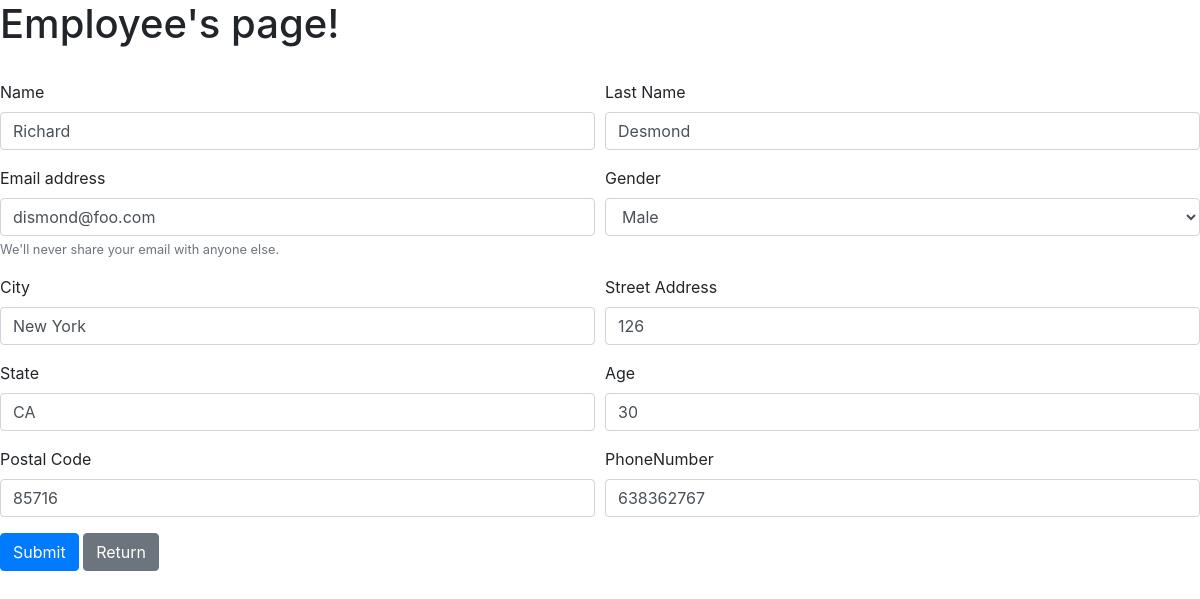
The page /?controller=employee&action=getEmployee&id=4 on the database its author committed.
### tables this page shows
CREATE TABLE employees(
id INT NOT NULL PRIMARY KEY AUTO_INCREMENT,
name VARCHAR(50) NOT NULL,
last_name VARCHAR(50),
email VARCHAR(50) UNIQUE,
gender_id INT NOT NULL,
avatar VARCHAR(200),
age INT(2) NULL,
phone_number INT(9) NOT NULL,
city VARCHAR(50),
street_address VARCHAR (100),
state VARCHAR(50),
postal_code INT(5),
FOREIGN KEY (gender_id) REFERENCES genders(id) 
);

### models/helper/dbConnection.php (called while the page is built)
<?php
function conn()
{
    try {
        $connection = "mysql:host=" . HOST . ";"
            . "dbname=" . DB . ";"
            . "user=" . USER . ";"
            . "password=" . PASSWORD . ";"
            . "charset=" . CHARSET;
        $options = [
            PDO::ATTR_ERRMODE           =>  PDO::ERRMODE_EXCEPTION,
            PDO::ATTR_EMULATE_PREPARES  => FALSE,
        ];
        $pdo = new PDO($connection, USER, PASSWORD, $options);
        return $pdo;
    } catch (PDOException $e) {
        require_once(VIEWS . "/error/error.php");
    }
}

### models/employeeModel.php (called while the page is built, shortened)
<?php
require_once("helper/dbConnection.php");
function getById($id)
{
    $query = conn()->prepare("SELECT id, name, last_name, email, gender_id, avatar, age, phone_number, city, street_address, state, postal_code
    FROM employees e
    WHERE id = $id;");
    try {
        $query->execute();
        $employee = $query->fetch();
        return $employee;
    } catch (PDOException $e) {
        return [];
    }
}

### views/employee/employee.php (the view, shortened to what this page needs)
<!DOCTYPE html>
<html lang="en">
<head>
    <link rel="stylesheet" href="https://stackpath.bootstrapcdn.com/bootstrap/4.5.0/css/bootstrap.min.css">
</head>
<body>
    <div class="containter">
        <h1>Employee's page!</h1>
        <form class="mb-5 needs-validation" action="index.php?controller=employee&action=<?php echo isset($employee['id']) ? "updateEmployee" : "createEmployee" ?>" method="post">
            <div class="form-row">
                <div class="col">
                    <div class="form-group">
                        <label for="name">Name</label>
                        <input required type="text" value="<?php echo isset($employee['name']) ? $employee['name'] : null ?>" class="form-control" id="name" name="name" aria-describedby="name" placeholder="Enter name">
                    </div>
                </div>
                <div class="col">
                    <div class="form-group">
                        <label for="name">Last Name</label>
                        <input required type="text" value="<?php echo isset($employee['last_name']) ? $employee['last_name'] : null ?>" class="form-control" id="lastName" name="last_name" aria-describedby="lastnameHelp" placeholder="Enter last name">
                    </div>
                </div>
            </div>
            <div class="form-row">
                <div class="col">
                    <div class="form-group">
                        <label for="exampleInputEmail1">Email address</label>
                        <input required type="email" value="<?php echo isset($employee['email']) ? $employee['email'] : null ?>" class="form-control" id="email" name="email" aria-describedby="emailHelp" placeholder="Enter email">
                        <small id="emailHelp" class="form-text text-muted">We'll never share your email with anyone else.</small>
                    </div>
                </div>
                <div class="col">
                    <div class="form-group">
                        <label for="gender">Gender</label>
                        <select name="gender_id" class="form-control" id="gender" required>
                            <option value="1" <?php echo isset($employee['gender_id']) && $employee['gender_id']  == 1 ? 'selected' : null; ?>>Male</option>
                        </select>
                    </div>
                </div>
            </div>
            <div class="form-row">
                <div class="col">
                    <div class="form-group">
                        <label for="city">City</label>
                        <input type="text" value="<?php echo isset($employee['city']) ? $employee['city'] : null ?>" class="form-control" id="city" name="city" aria-describedby="CityHelp" placeholder="Enter City">
                    </div>
                </div>
                <div class="col">
                    <div class="form-group">
                        <label for="streetAddress">Street Address</label>
                        <input type="text" value="<?php echo isset($employee['street_address']) ? $employee['street_address'] : null ?>" class="form-control" id="streetAddress" name="street_address" aria-describedby="streetAddressHelp" placeholder="Enter streetAddress">
                    </div>
                </div>
            </div>
            <div class="form-row">
                <div class="col">
                    <div class="form-group">
                        <label for="state">State</label>
                        <input type="text" value="<?php echo isset($employee['state']) ? $employee['state'] : null ?>" class="form-control" id="state" name="state" aria-describedby="stateHelp" placeholder="Enter state">
                    </div>
                </div>
                <div class="col">
                    <div class="form-group">
                        <label for="age">Age</label>
                        <input type="text" value="<?php echo isset($employee['age']) ? $employee['age'] : null ?>" class="form-control" id="age" name="age" aria-describedby="ageHelp" placeholder="Enter age">
                    </div>
                </div>
            </div>
            <div class="form-row">
                <div class="col">
                    <div class="form-group">
                        <label for="postalCode">Postal Code</label>
                        <input type="text" value="<?php echo isset($employee['postal_code']) ? $employee['postal_code'] : null ?>" class="form-control" id="postalCode" name="postal_code" aria-describedby="postalCodeHelp" placeholder="Enter postalCode">
                    </div>
                </div>
                <div class="col">
                    <div class="form-group">
                        <label for="phoneNumber">PhoneNumber</label>
                        <input type="text" value="<?php echo isset($employee['phone_number']) ? $employee['phone_number'] : null ?>" class="form-control" id="phoneNumber" name="phone_number" aria-describedby="phoneNumberHelp" placeholder="Enter phoneNumber">
                    </div>
                </div>
            </div>
            <button type="submit" class="btn btn-primary">Submit</button>
            <a id="return" class="btn btn-secondary" href="<?php echo "?controller=employee&action=getAllEmployees&action=getAllEmployees"; ?>">Return</a>
        </form>
    </div>
</body>
</html>

### rows shown on the page
employees: name "Richard", last_name "Desmond", email "dismond@foo.com", gender_id "Male", city "New York", street_address "126", state "CA", age "30", postal_code "85716", phone_number "638362767"
